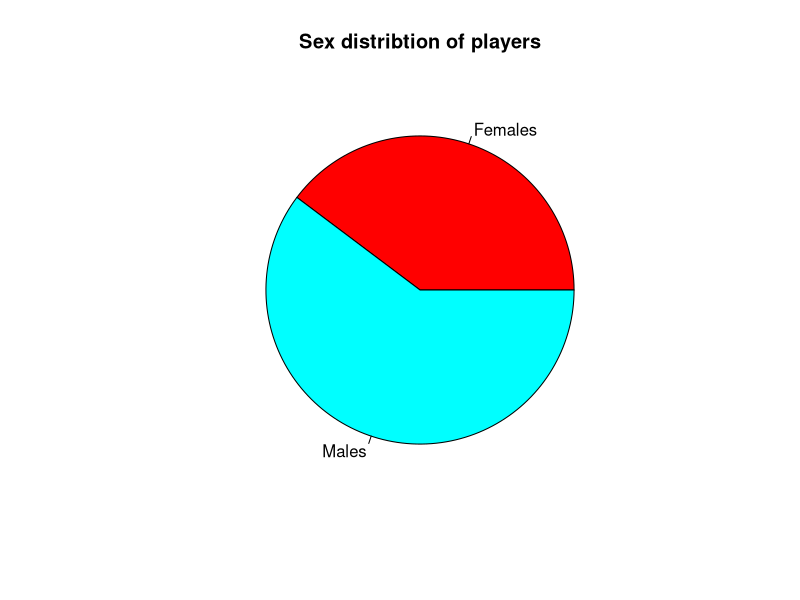
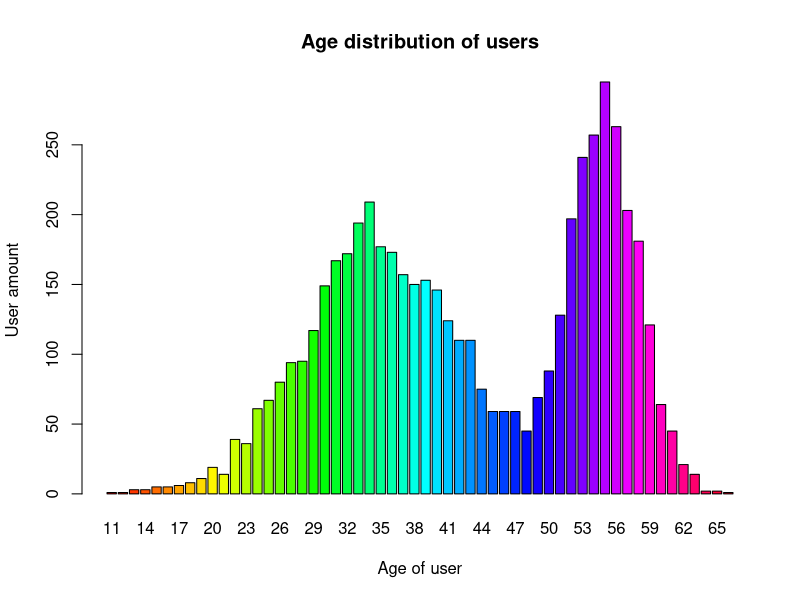
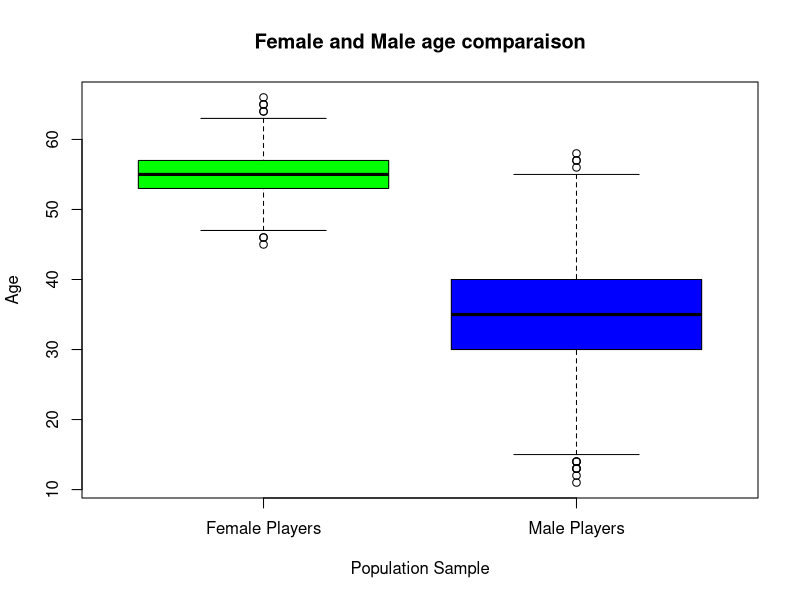
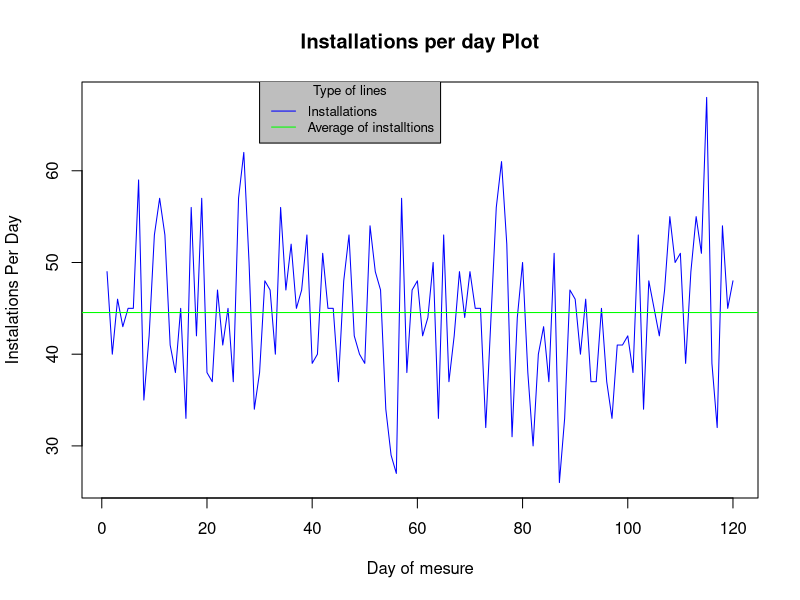
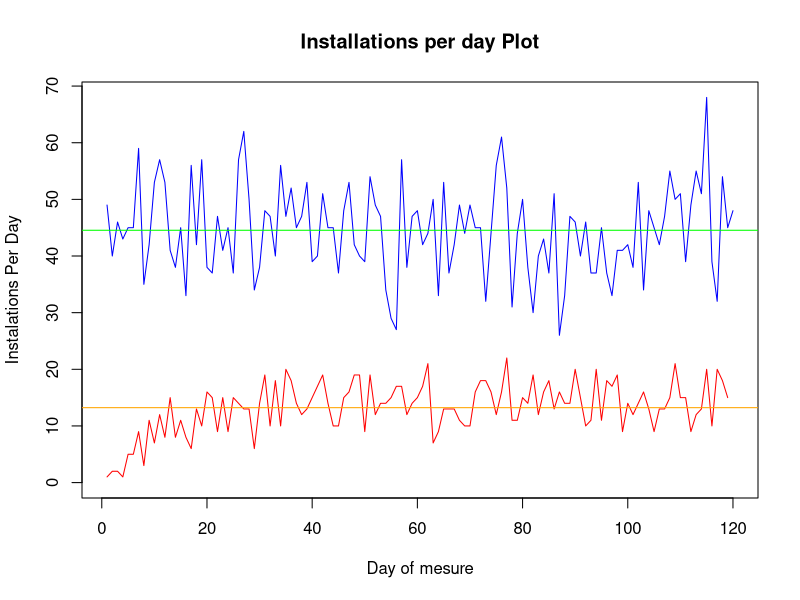
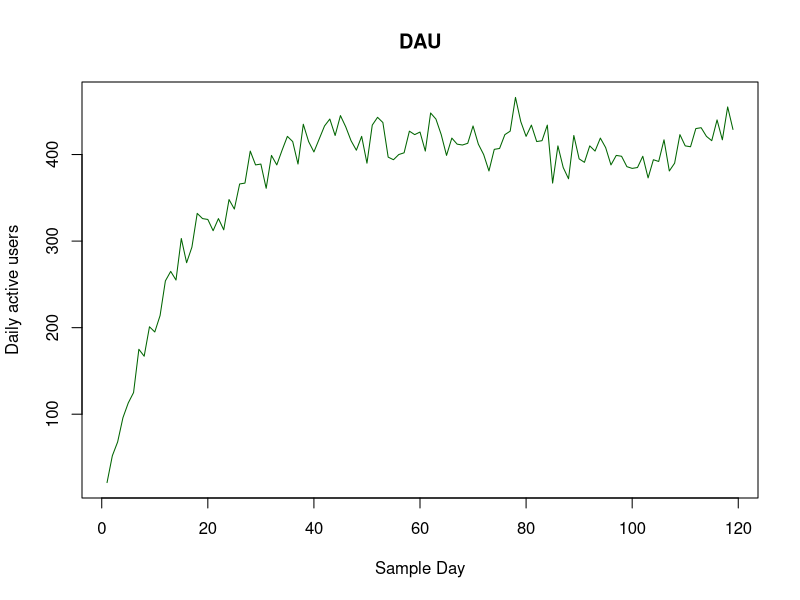
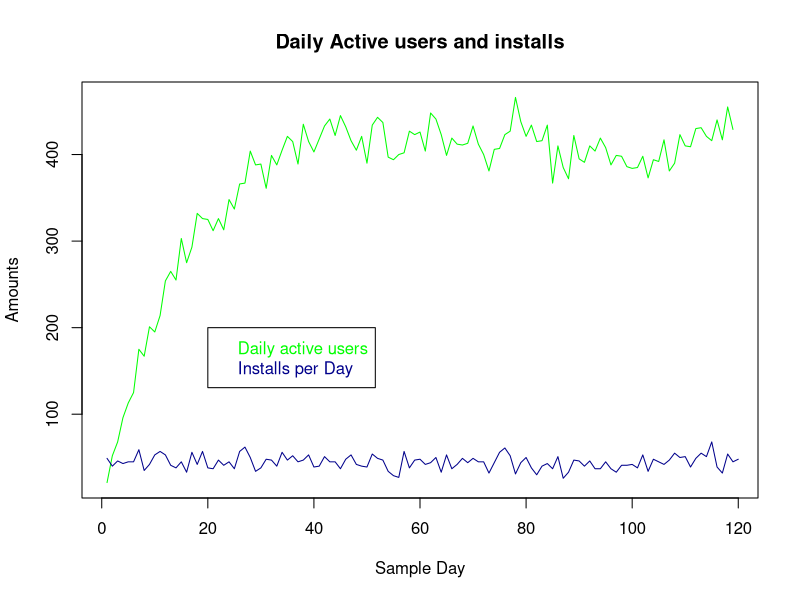
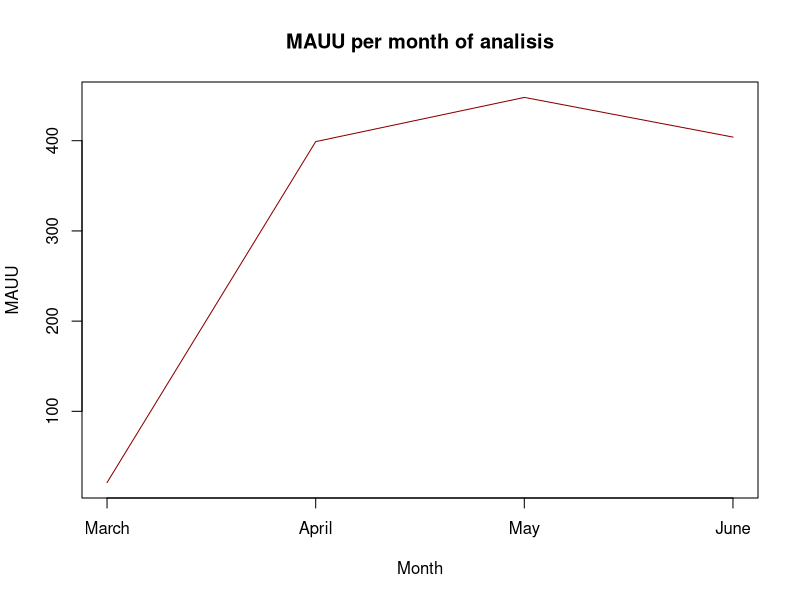

Generate these figures, in order, with R:
## ---- chunk 1
library("knitr")
## ---- chunk 2
library("dplyr")
## ---- chunk 3
library("lubridate")
## ---- chunk 4
library("ggplot2")
## ---- chunk 5

GetTrackinData = function() {
  data = read.csv("tracking.csv", sep = ",", na.strings = "NA")
  colnames(data)[4] = "SessionLenght"
  colnames(data)[5] = "MoneySpent"
  return(data)
}

GetUsersData = function() {
  data = read.csv("users.csv", sep = ",", na.strings = "NA")
  return(data)
}

## ---- chunk 6
  
  trackingData = GetTrackinData();
  daysOfTracking = length(unique(trackingData$Date))
  
  #SHOW
  daysOfTracking #Hace Falta mostrarlo?
  paste("El total de dias de tracking es de unos ", daysOfTracking, " lo cual equivale a 4 meses de analisis")

## ---- chunk 7
  
  trackingData = GetTrackinData();
  usersInstalledTheGame = unique(trackingData$UserID[trackingData$Action == "Install"])
  usersInstalledGameAmount = length(usersInstalledTheGame)
  
  #SHOW
  usersInstalledGameAmount #Hace Falta mostrarlo?
  paste("Las instalaciones son notorias sumando un total de ", usersInstalledGameAmount)
## ---- chunk 8

  trackingData = GetTrackinData();
  usersPlayedGame = unique(trackingData$UserID[trackingData$Action == "Session"])
  usersPlayedGameAmount = length(usersPlayedGame)
  
  #SHOW
  usersPlayedGameAmount #Hace Falta mostrarlo?
  paste("De los usuarios que han jugado encontramos que " , usersPlayedGameAmount, " han jugado al juego")

## ---- chunk 9

  trackingData = GetTrackinData();
  usersUninstalledGame = unique(trackingData$UserID[trackingData$Action == "Uninstall"])
  usersUninstalledGameAmount = length(usersUninstalledGame)
  
  #SHOW
  usersUninstalledGameAmount #Hace Falta mostrarlo?
  paste("Los usuarios que han desintalado el juego, sin importar si lo juegan o no es de ", usersUninstalledGameAmount)

## ---- chunk 10

  #CREO QUE ES INCORRECTO ESTE CALCULO. AQUI ESTAS HACIENDO MEDIA DE LA DURACION DE LAS SESIONES. NO DEL NUMERO DE SESIONES QUE HA HABIDO.
  #-------------------------------------------------------------------------------------------------------------------------------
  #sessionSelection = trackingData[trackingData$Action == "Session",]
  #sessionAverage = mean(sessionSelection$SessionLenght)
  #sessionAverage
        #pipe de UNIX Buscar
  #data.frame(usersInstalledGameAmount,usersUninstalledGameAmount,usersPlayedGameAmount,sessionAverage) %>% t() %>% kable() 
        #t() cambia columnas por hileras
        #las pipes sirven para pasar datos de una funcion u objeto a otro 
  #paste("Por lo general encontramos que una cuarta parte de nuestras instalaciones han desintalado el juego en el periodo de los cuatro meses. Ademas casi la totalidad de los usuarios que han instalado el juego han jugado a este siendo una muy pequeña parte la cual ha desinstalado el juego antes de jugarlo.")
  #-------------------------------------------------------------------------------------------------------------------------------

  #CREO QUE ES ESTE CALCULO.
  #-------------------------------------------------------------------------------------------------------------------------------
  
  trackingData = GetTrackinData();
  temp = trackingData[which(trackingData$Action == "Session"),]
  userSessionFreq = data.frame(table(temp$UserID))
  averageNofSessions = mean(userSessionFreq$Freq)
  
  #SHOW
  averageNofSessions #Hace Falta mostrarlo?
  paste("La media de número de sesiones realizadas por los usuarios es de ", averageNofSessions, "sesiones. Sobre este valor, hay que tener en cuenta que hay usuarios que aún habiendo instalado el juego, no han jugado.")
  
  #-------------------------------------------------------------------------------------------------------------------------------

## ---- chunk 11

  usersData = GetUsersData()

  #SHOW
  pie(table(usersData$sex), 
      main = "Sex distribtion of players", 
      labels = c("Females", "Males"), 
      col = rainbow(length(table(usersData$sex)))
      )
  
  print("Es apreciable una clara diferencia entre el numero de jugadores y jugadoras dentro de la muestra obtenida. Esto nos indica claramente que el publico principal del juego son hombres")
  
  barplot(table(usersData$age), 
          main = "Age distribution of users", 
          col = rainbow(length(table(usersData$age))),
          ylab = "User amount",
          xlab = "Age of user"
          )
  
  #print("VALORACION GRAFICO EDADES")
  
## ---- chunk 12
  
  usersData = GetUsersData()
  femaleSegment = usersData[usersData$sex == "F",]
  maleSegment = usersData[usersData$sex == "M",]

  #SHOW
  boxplot(femaleSegment$age, maleSegment$age, 
          main = "Female and Male age comparaison",
          names = c("Female Players", "Male Players"),
          col = c("Green","Blue"),
          ylab = "Age",
          xlab = "Population Sample")

  print ("El grafico nos muestra que existe una diferencia sustancial entre la edad en la cual las mujeres juegan y la edad en la que los hombres juegan. Encontramos una diferencia de edad de diez años entre las medias de ambos grupos. Lo que tambien es curioso es que los hombres de mas edad no juegan tanto como las mujeres de esa misma edad lo cual puede darse por varios motivos siendo uno de estos la menor esperanza de vida o la posibilidad de que no existan productos de entretenimiento adecuados para hombres de dicha edad")

## ---- chunk 13
# Conclusión ----------------------------------------------------- //
  print("Encontramos que en este juego la mayoria de usuarios que lo juegan son hombres que en su mayoria se encuentran entre 30 y 40 años. Estos forman aproximadamente un 60% de la poblacion del juego. Encontramos ademas que el juego atrae la atencion de mujeres de entre 53 y 57 años. Estas ocupan un 40% aproximadamente de la muestra obtenida. En caso de necesidad seria primario centrarse en satisfacer al publico masculino antes que al femenino (en caso de necesidad claro esta).")
# ----------------------------------------------------------------- //

## ---- chunk 14

  trackingData = GetTrackinData();
  temp = trackingData[trackingData$Action == "Install",]
  installationsPerDay = temp %>% group_by(Date) %>% summarise(Installs = length(Action))
  installsAverage = mean(installationsPerDay$Installs)
  
  #SHOW
  #str(installationsPerDay)
  #installsAverage

  plot(installationsPerDay$Installs,
       main = "Installations per day Plot",
       ylab = "Instalations Per Day",
       xlab = "Day of mesure",
       type = "l",
       col = "blue"
       )
  abline(h = installsAverage, col = "green")
  legend(x = 30, y = 70,
         legend = c("Installations","Average of installtions"),
         bg = "grey",
         col=c("blue", "green"), 
         lty=1:1, 
         cex=0.8,
         title = "Type of lines")

  paste(" Por lo que indica el grafico podemos ver que las instalaciones medias al dia son unas ", installsAverage, " Es curiosa la tendencia de cada x dias sufrir una caida importante en cuanto a intalaciones. Esto puede deberse a las actividades externas. Debido a la edad de los jugadores podemos suponer que son momentos relacionados con la vida social y familiar ")




## ---- chunk 15

  trackingData = GetTrackinData();
  
  temp = trackingData[trackingData$Action == "Uninstall",]
  unInstallationsPerDay = temp %>% group_by(Date) %>% summarise(Uninstalls = length(Action))
  uninstallsAverage = mean(unInstallationsPerDay$Uninstalls)

  temp = trackingData[trackingData$Action == "Install",]
  installationsPerDay = temp %>% group_by(Date) %>% summarise(Installs = length(Action))
  installsAverage = mean(installationsPerDay$Installs)

  plot(x = installationsPerDay$Installs,
       main = "Installations per day Plot",
       ylab = "Instalations Per Day",
       xlab = "Day of mesure",
       type = "l",
       col = c("blue","red"),
       ylim = c(0,max(installationsPerDay$Installs))
     ) 
  lines(unInstallationsPerDay$Uninstalls,
        type = "l",
        col = "red"
        ) 
  abline(h = installsAverage, col = "green")
  abline(h = uninstallsAverage, col = "orange")
  
  
  paste("Por suerte parece que la media de desintalaciones de la muestra ", uninstallsAverage, " es inferior a la media de instalaciones ", installsAverage, " lo cual es positivo debido a que significa que la poblacion formada por los usuarios con el juego instalado aumenta (esto no significa que lo jueguen). Si puediera superponer los graficos podria dar mas infomraicon pero por desgracia no consigo hacerlo por el momento")

## ---- chunk 16

## Compute DAU (Daily Active Users) along the days of the tracking period

  dte = as.Date(trackingData$Date)
  trackingData$Date = NULL;
  trackingData$Date = dte;

  trackingDataOnlySesions = trackingData[trackingData$Action == "Session",]
# trackingDataOnlySesions  

  sesionsPerDay = as.numeric(table(trackingDataOnlySesions$Date))

  sesionsPerDayWithMonth = as.data.frame(sesionsPerDay)
  sesionsPerDayWithMonth$Month = month(as.POSIXlt(unique( trackingDataOnlySesions$Date), format="%d/%m/%Y"))
  sesionsPerDayWithMonth

  plot(sesionsPerDay,
     type = "l",
     xlab = "Sample Day", 
     ylab = "Daily active users",
     main = "DAU",
     col = "dark green")

  paste("Poco depsues del primer mes podemos observar una estabilizacion de los usuarios activos del dia lo cual puede deberse a diversos motivos entre los cuales podemos encontrar primeramente un mayor numero de usuarios o una mayor retencion (especulacion). Por lo general es un crecimiento positivo aunque acaba estancandose alrededor de los 400 a partir del primer mes")

## ---- chunk 17

  plot(sesionsPerDay,type = "l",
     xlab = "Sample Day", 
     ylab = "Amounts",
     col = "green", 
     main = "Daily Active users and installs")
  lines(installationsPerDay, col= "dark blue" )
  legend (x = 20, y = 200,
        legend = c ("Daily active users" , "Installs per Day"), 
        col = c("green", "dark blue"),
        text.col = c("green","dark blue"))

  paste("ADVERTENCIA: Es posible que este grafico no se vea tal y como es en la preview de rStudio")
  paste(" Como se podria esperar el ritmo de instalaciones durante el periodo de analisis se mantiene bastante estable con pequeños despuntes. Debido a las instalaciones que se realizan cada dia encontramos con que dia a dia los usuarios diarios activos")

#####
# Ejemplo
#x <- seq(-pi, pi, len = 65)
#plot(x, sin(x), type = "l", ylim = c(-1.2, 1.8), col = 3, lty = 2)
#points(x, cos(x), pch = 3, col = 4)
#lines(x, tan(x), type = "b", lty = 1, pch = 4, col = 6)
#title("legend(..., lty = c(2, -1, 1), pch = c(NA, 3, 4), merge = TRUE)",
#      cex.main = 1.1)
#legend(-1, 1.9, c("sin", "cos", "tan"), col = c(3, 4, 6),
#       text.col = "green4", lty = c(2, -1, 1), pch = c(NA, 3, 4),
#       merge = TRUE, bg = "gray90")
#####

## ---- chunk 18
 
# Dates Info
# https://www.stat.berkeley.edu/~s133/dates.html

# Separemos cada mes y guardemos en este sus usuarios no repetidos

  monthsOfAnalisis = unique(month(as.POSIXlt(trackingData$Date, format="%d/%m/%Y")))
  monthsOfAnalisis
  trackingData$Month = month(as.POSIXlt(trackingData$Date, format="%d/%m/%Y"))
  monthsOfAnalisisName = unique(months(trackingData$Date))
  monthsOfAnalisisName


  GetUniqueUsersOfMonth = function(monthNumericIdentificator, dataStructure) {
      if(monthNumericIdentificator < 1 || monthNumericIdentificator > 12) {
        print("Unable to operate with month")
        return(NULL)
      }
      # Comparamos el mes de cada entrada dentro de la estructura de datos y lo comparamos con el mes que le hemos pedido que anlize
      monthDataFrame = dataStructure[ month(as.POSIXlt(trackingData$Date, format="%d/%m/%Y")) == monthNumericIdentificator, ]
      print("SUCCESS!")
      return (monthDataFrame)
  }

  maus = rep(1,length(monthsOfAnalisis))
  iterationIndex = 0
  # Iteramos por cada uno de los meses del analisis
  for(mth in monthsOfAnalisis) {
    iterationIndex = iterationIndex + 1
    monthDataFrame = GetUniqueUsersOfMonth(mth,trackingData)
    monthDataFrameOnlySesions = monthDataFrame[monthDataFrame$Action == "Session",]
    # cojemos de el data frame del mes la cantidad de entradas
    activeUsersOfMonth = as.numeric( table( monthDataFrameOnlySesions$Date)  )
    maus[iterationIndex] = activeUsersOfMonth
  }
# Generamos el plot

  plot (maus, 
      type = "l",
      xlab = "Month",
      ylab = "MAUU"
      ,xaxt="n", 
      col = "dark red",
      main = "MAUU per month of analisis")
  axis(side = 1,
     at = c(1,2,3,4),
     labels = monthsOfAnalisisName)

  paste("En la primera fase del despliegue del producto el MAUU parecer ser muy pequeño. Esto puedew deberse (y posiblemente se deba) a que la poblacion de jugadores diarios es aun muy limitada. En los siguientes meses se nota un incremento muy importante debido a que la poblacion ya esta establecida.")

## ---- chunk 19
  
  # Primero debemos saber el DAU --> Ya lo sabemos
  # Y despues conocer el MAUU del mes --> Ya lo tenemos

  #maus                # el mauu de cada mes
  #sesionsPerDayWithMonth       # BASICAMENTE EL DAU DE CADA DIA junto con el mes del cual sale
  #monthsOfAnalisis
  
  # separate the sesions per each month
  sesionsOfFirstMonth = sesionsPerDayWithMonth[sesionsPerDayWithMonth$Month == monthsOfAnalisis[1],]
  sesionsSecondMonth = sesionsPerDayWithMonth[sesionsPerDayWithMonth$Month == monthsOfAnalisis[2],]
  sesionsThirdMonth = sesionsPerDayWithMonth[sesionsPerDayWithMonth$Month == monthsOfAnalisis[3],]
  sesionsForthMonth = sesionsPerDayWithMonth[sesionsPerDayWithMonth$Month == monthsOfAnalisis[4],]
  
  sesionsOfFirstMonth
  maus[1]
  sesionsSecondMonth
  maus[2]             # hay un aumento muy imporntate en el mau de un mes para el otro
  sesionsThirdMonth
  maus[3]
  sesionsForthMonth
  maus[4]
  
  # Get for each day the relatio between the sesions / MAUU of the month of the day
  # first month sesions
  
  dauMauuFirstMonth = sesionsOfFirstMonth$sesionsPerDay / maus[1]
  dauMauuSecondMonth = sesionsSecondMonth$sesionsPerDay / maus[2]
  dauMauuThirdMonth = sesionsThirdMonth$sesionsPerDay / maus[3]
  dauMauuForthMonth = sesionsForthMonth$sesionsPerDay / maus[4]
  
  dauMauuAglomerated = c(dauMauuFirstMonth,dauMauuSecondMonth, dauMauuThirdMonth, dauMauuForthMonth)
  dauMauuAglomerated
  
  plot(dauMauuAglomerated)

## ---- chunk 20
  
  # no estoy seguro de si es esto lo que pide
  averageDauMaus = rep(-1,length(monthsOfAnalisis))
  averageDauMaus[1] = mean(dauMauuAglomerated[1])
  averageDauMaus[2] = mean(dauMauuAglomerated[2])
  averageDauMaus[3] = mean(dauMauuAglomerated[3])
  averageDauMaus[4] = mean(dauMauuAglomerated[4])
  
  averageDauMaus
  plot(averageDauMaus)
  
  # o esto (media de los dau de un mes partido el mauu de este)
  averageDaus = rep(-1,length(monthsOfAnalisis))
  averageDaus[1] = mean(sesionsOfFirstMonth$sesionsPerDay)
  averageDaus[2] = mean(sesionsSecondMonth$sesionsPerDay)
  averageDaus[3] = mean(sesionsThirdMonth$sesionsPerDay)
  averageDaus[4] = mean(sesionsForthMonth$sesionsPerDay)
  
  averageDauMauPerMonth = averageDaus / maus
  averageDauMauPerMonth
  
  plot (averageDauMauPerMonth, 
        xlab = "Months",
        ylab = "Average DAU/MAUU per month",
        type ="l",
        col = "blue")
  
## ---- chunk 21
  
  trackingData = GetTrackinData()
  temp = trackingData[which(trackingData$Action == "Session"),]
  userSessionFreq = data.frame(table(temp$UserID))
  averageNofSessions = mean(userSessionFreq$Freq)
  
  #SHOW
  #mostrar la de cada usuario, el average total no hace falta no?
  
## ---- chunk 22
  
  trackingData = GetTrackinData()
  temp = trackingData[which(trackingData$Action == "Session"),]
  userSessionsAverage = data.frame(summarise(group_by(temp,UserID), TimeSession = mean(SessionLenght)))
  userSessionsAverageSD = data.frame(summarise(group_by(temp,UserID), TimeSession = sd(SessionLenght)))
  AvgTimeSpent = mean(userSessionsAverage$TimeSession)
  AvgStandarDeviation = mean(userSessionsAverageSD$TimeSession)
  
  #SHOW
  AvgTimeSpent
  AvgStandarDeviation
  #Mostrar en graficos el de cada usuario?
  
## ---- chunk 23
  
  trackingData = GetTrackinData()
  usersData = GetUsersData()
  temp = trackingData[which(trackingData$Action == "Session"),]
  result = data.frame(cbind(UserID = as.character(usersData$UserID), AverageTimeBetweenSessions = rep("", nrow(usersData))), stringsAsFactors = FALSE)

  #check = temp[temp$UserID == "ID20005210",]
  
  #FOR a mejorar y optimizar ---> 7 minutos de cálculo...
  #Comentado para poder compilar documento sin esperar.
#  for(user in result$UserID){
#    prevDate = 0
#    sumTotal = 0
#    dates = c(as.character(temp[which(temp$UserID == user),]$Date))
#    if(length(dates)>1){
#      for (date in dates) {
#        if (prevDate!=0) {
#            sumTotal = sumTotal + as.numeric(as.character((as_date(as.character(date)) - as_date(as.character(prevDate)))))
#        }
#        prevDate = date
#      }
#      result[which(result$UserID == user), "AverageTimeBetweenSessions"] = sumTotal/(length(dates)-1)
#    }else{
#      result[which(result$UserID == user), "AverageTimeBetweenSessions"] = 0
#    }
#  }

  #SHOW
  #result
  
## ---- chunk 24
  
#Ya que mi Dani actual esta fuera de servicio te he dejado algo que puede serte de ayuda de parte de mi Dani pasado... Si no lo encuentras es que necesitas mas las gafas que yo :D 

RetentionOfTrackingData = function(DS, daysRetention){
  resultRetention = daysRetention
  index = 1

  for (day in daysRetention) {
    #DataFrame con user, dia instalacion y dia a comprovar.
    data_installs = data.frame(UserID=DS[which(DS$Action == "Install"),]$UserID, DateInstall=DS[which(DS$Action == "Install"),]$Date, DateRetention=rep("", nrow(DS[which(DS$Action == "Install"),])), stringsAsFactors=FALSE)
    data_installs[,'DateRetention'] = as_date(as.character(data_installs$DateInstall)) + day

    #DataFrame con user y dia de sesion
    data_sessions = data.frame(UserID=DS[which(DS$Action == "Session"),]$UserID, DateSession=DS[which(DS$Action == "Session"),]$Date)

    #DataFrame con user con instalacion, dia a comprovar y dia de sesion. Tantos registros de usuario por sesiones que existen.
    data_result = merge(data_installs, data_sessions, all.x=TRUE)

    #Calculos
      retention_users = 0
      for (user in unique(data_result$UserID)){

        if(is.element(unique(as.character(data_result[which(data_result$UserID == user),]$DateRetention)),as.character(data_result[which(data_result$UserID == user),]$DateSession))){

            retention_users = retention_users + 1
        }

      }
    resultRetention[index] = retention_users/length(unique(as.character(data_result$UserID)))
    index = index + 1

  }

  return(resultRetention)
}

Retention = RetentionOfTrackingData(GetTrackinData(), c(1,7,14,30))

## ---- chunk 25

  trackingData = GetTrackinData()
  temp = trackingData[which(trackingData$Action == "Install"),]
  usersDateInstalledTheGame = data.frame(UserID=temp$UserID, DateInstall=temp$Date)

  temp = trackingData[which(trackingData$Action == "Uninstall"),]
  usersDateUninstalledTheGame = data.frame(UserID=temp$UserID, DateUnistall=temp$Date)

  usersDatesLifeTime = merge(usersDateInstalledTheGame,usersDateUninstalledTheGame, all.y=TRUE)

  usersDatesLifeTime = data.frame(usersDatesLifeTime,LifeTime=as_date(as.character(usersDatesLifeTime$DateUnistall)) - as_date(as.character(usersDatesLifeTime$DateInstall)))

  LT_average = mean(usersDatesLifeTime$LifeTime)
  
  #SHOW
  #usersDatesLifeTime$LifeTime
  LT_average

## ---- chunk 26
  
  trackingData = GetTrackinData()
  temp = trackingData[which(trackingData$Action == "Session"),]
  usersDateSessionsMoneySpent = data.frame(UserID=temp$UserID, Date=temp$Date, Money=temp$MoneySpent, DateMonth=month(as.POSIXlt(temp$Date, format="%Y-%m-%d")))
  
  sum(usersDateSessionsMoneySpent$Money)
  summarise(group_by(usersDateSessionsMoneySpent,Date),Revenue=sum(Money))
  summarise(group_by(usersDateSessionsMoneySpent,DateMonth), Revenue=sum(Money))

  #SHOW

## ---- chunk 27

  trackingData = GetTrackinData()
  usersData = GetUsersData()
  temp = trackingData[which(trackingData$Action == "Session"),]
  usersMoneySpent = data.frame(UserID=temp$UserID, Money=temp$MoneySpent)
  usersMoneySpent = usersMoneySpent[usersMoneySpent$Money>0,]
  usersMoneySpent = data.frame(summarise(group_by(usersMoneySpent,UserID), Revenue=sum(Money)))
  
  CR = nrow(usersMoneySpent)/nrow(usersData)

  #SHOW
## ---- chunk 28

  trackingData = GetTrackinData()
  usersData = GetUsersData()  
  temp = trackingData[which(trackingData$Action == "Session"),]
  usersMoneySpent = data.frame(UserID=temp$UserID, Money=temp$MoneySpent)
  usersMoneySpent = usersMoneySpent[usersMoneySpent$Money>0,]
  usersMoneySpent = data.frame(summarise(group_by(usersMoneySpent,UserID), Revenue=sum(Money)))

  TotalRevenue = sum(usersMoneySpent$Revenue) 
  Users = nrow(data.frame(summarise(group_by(usersData, UserID))))
  PayUsers = nrow(usersMoneySpent)

  ARPU = TotalRevenue/Users
  ARPPU = TotalRevenue/PayUsers

  #SHOW

## ---- chunk 29
  
  trackingData = GetTrackinData()
  temp = trackingData[which(trackingData$Action == "Uninstall"),]
  usersChurn = data.frame(UserID=temp$UserID)
  
  temp = trackingData[which(trackingData$Action == "Session"),]
  usersMoneySpent = data.frame(UserID=temp$UserID, Money=temp$MoneySpent)
  usersMoneySpent = data.frame(summarise(group_by(usersMoneySpent,UserID), Revenue=sum(Money)))
  
  usersLTV = merge(usersChurn,usersMoneySpent, all.x=TRUE)
  usersLTV[is.na(usersLTV$Revenue),'Revenue'] = 0
  LTV = mean(usersLTV$Revenue)
  
  #SHOW
## ---- chunk 30
#1 Which type of inference is this (one sample or two sample)

# The inference we are facing in this exercise has two samples one for each version that we are analysing

#2 Write the null and alternative hypothesis
# Hº: Version 1 = Version 2
# H': Version 1 != Version 2

#3 Write which method is the most appropiate and why
# Due to the fact that we face a dataframe far beyond the 30's limit of T-student we should use the Normal Distribution. Also we currently have a bilateral graph.

#4 Compute the hypothesis testing

Group1 <- c(result$AverageTimeBetweenSessions)
length(Group1) <- length(Group1) / 100
Group2 <- c(sort(result$AverageTimeBetweenSessions, decreasing = TRUE))
length(Group2) <- length(Group2) / 100

Table1 <- data.frame(as.numeric(Group1) , as.numeric(Group2))

str(Table1)

MeanGroup1 <- mean(Table1$as.numeric.Group1.)
MeanGroup2 <- mean(Table1$as.numeric.Group2.)

StandardDeviationGroup1 <- sd(Table1$as.numeric.Group1.)
StandardDeviationGroup2 <- sd(Table1$as.numeric.Group2.)

n1 <- length(Table1$as.numeric.Group1.)
n2 <- length(Table1$as.numeric.Group2.)

df <- n1 + n2 - 2

#tobs <- (MeanGroup1 - MeanGroup2)
#5 Compute the p-value
#6 Interpret the results
#help(qt)

## ---- chunk 31
